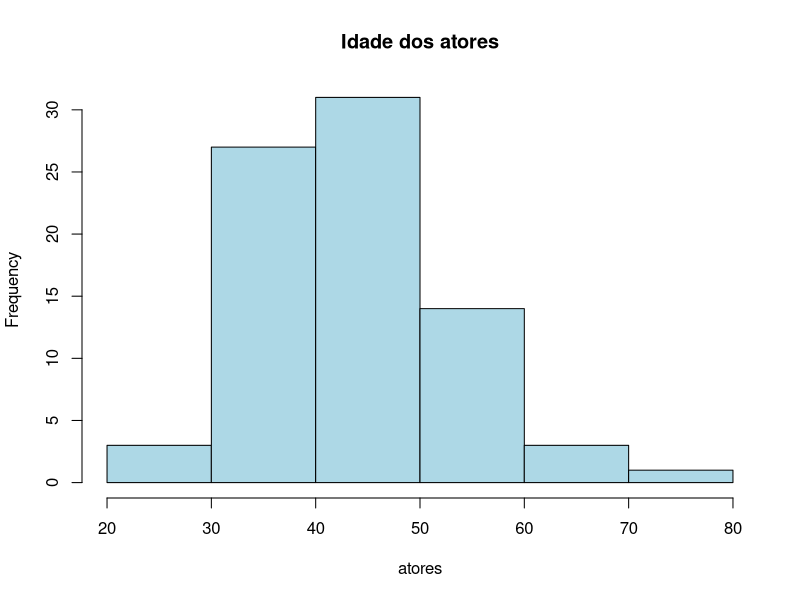
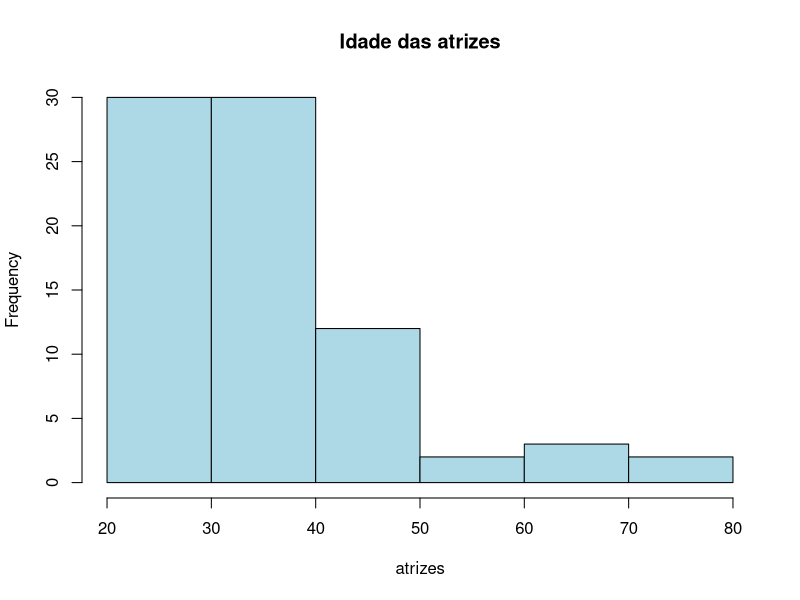

R code for these plots, in order:
data <- read.csv("Idades_vencedores_oscar.csv", sep = ",")

# 1
atores <- data$Idades_atores
atrizes <- data$Idades_atrizes

media_atores <- mean(atores)
media_atrizes <- mean(atrizes)

mediana_atores <- median(atores)
mediana_atrizes <- median(atrizes)

desvio_padrao_atores <- sd(atores)
desvio_padrao_atrizes <- sd(atrizes)

variancia_atores <- var(atores)
variancia_atrizes <- var(atrizes)

amplitude_atores <- max(atores) - min(atores)
amplitude_atrizes <- max(atrizes) - min(atrizes)

# 3
classes <- round(1 + 3.22 * log10(length(atores)), 1)

inter_atores <- round((amplitude_atores / classes), 1)
inter_atrizes <- round((amplitude_atrizes / classes), 1)

hist_atores <- hist(atores, breaks = inter_atores, 
                    col = "lightblue", main = "Idade dos atores")

hist_atores <- hist(atrizes, breaks = inter_atrizes, 
                    col = "lightblue", main = "Idade das atrizes")

# 5
# H0: média_atores = média_atrizes -> não há diferença significativa
# H1: média_atores != média_atrizes -> há diferença significativa
# considerando nível de significância de 5%

aux <- qt(0.95, length(atores) - 1) # 1.66462464450661 ->  valor crítico
t <- (media_atores - media_atrizes) / sqrt((desvio_padrao_atores ^ 2) / 20 + (desvio_padrao_atrizes ^ 2) / 20)
# 2.47132853833426 -> valor calculado

# como o valor calculado > valor crítico, então quer dizer que rejeitamos H0
